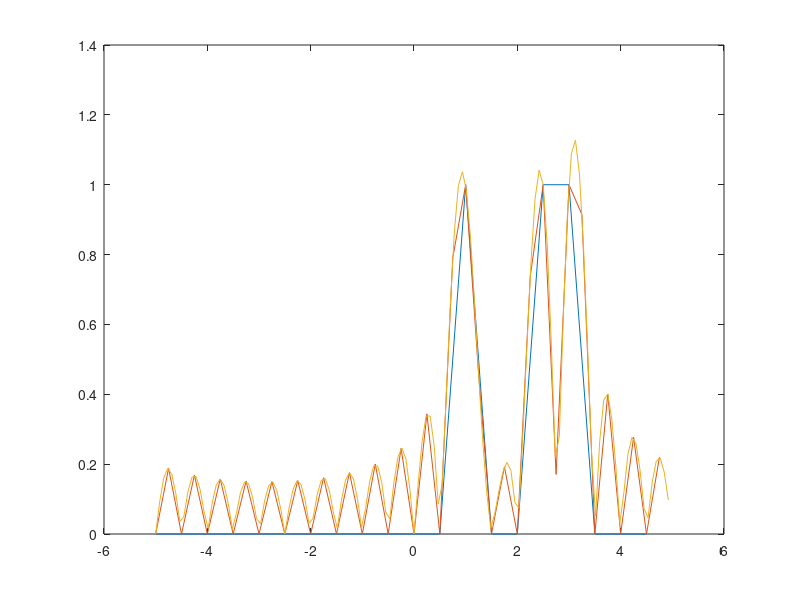

MATLAB code to generate this figure: (Note: this script raises an error after producing the figure.)
clear; clc; close all;
%%
F1 = 1;
F2 = 2.5;
F3 = 3;

fs = 10;
ts = 1/fs;
N = 20;

t = (0:N-1)*ts;
x = exp(1j*2*pi*F1*t) + exp(1j*2*pi*F2*t) + exp(1j*2*pi*F3*t);

figure(1)
K1 = 20;
f1 = ((0:K1-1)/K1 - 1/2)*fs;
X1 = fftshift(fft(x,K1)/N);

K2 = 40;
f2 = ((0:K2-1)/K2 - 1/2)*fs;
X2 = fftshift(fft(x,K2)/N);

K3 = 128;
f3 = ((0:K3-1)/K3 - 1/2)*fs;
X3 = fftshift(fft(x,K3)/N);

plot(f1, abs(X1));
hold on
plot(f2, abs(X2));
plot(f3, abs(X3));
vline([F1 F2 F3])
xlabel('Frequency (Hz)')
ylabel('Amplitude')
legend('K1 = 20','K2 = 40', 'K3 = 128')
grid on